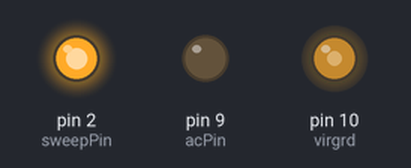
Bench run of a sketch on a simulated Arduino Uno, built with avr-gcc and run on an emulated ATmega328P. Shown: output pins drawn as LEDs (lit = HIGH).

Above: at 0.15 s.
At 4.65 s:
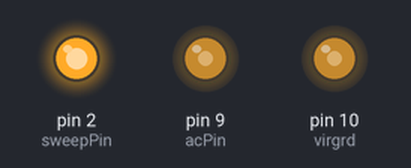
At 10.1 s:
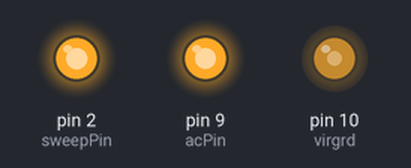
Timing chart, 0 to 13.7 s (numbered marks = the images above):
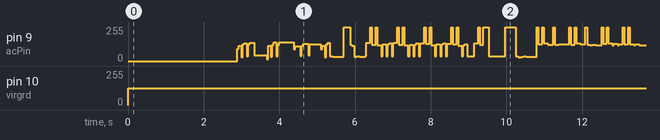

The sketch:

Diagnostic_ESR.ino
```cpp
//Purpose:    To create an AC frequency and DC sweep while intaking data from the ESR
//Author:     Max Kingsley
//Data:       March 9 2022


int acPin = 9;            //Calls pins for AC. 10 is virtual ground and 9 is the signal
int virgrd = 10;
double val = 0;
int freq = 1000;
double t = 0;
const double pi = 3.1415;
const double fs = 1000;

int sweepPin = 2;         //pin used for sweep. currently a set dc voltage, and does not sweep.
int sweep = 0;
int sweepSet = 41;
int output = 0;

int sweepCounter = 0;

void setup() {

//Serial.begin(19200);
pinMode(acPin,OUTPUT);
//pinMode(sweepPin,OUTPUT);

analogWrite(sweepPin, 512);   //sets sweep to 2.5V

}

void loop() {

t = millis();                 //provides the function for the AC signal, constantly changes
val = 127*sin(2*pi*(freq)*t)+127;
analogWrite(acPin,val);
analogWrite(virgrd,127);

}
```

Measured:
- by itself, pin 10 (virgrd): 0/255 → 127/255 at 0.00 s
